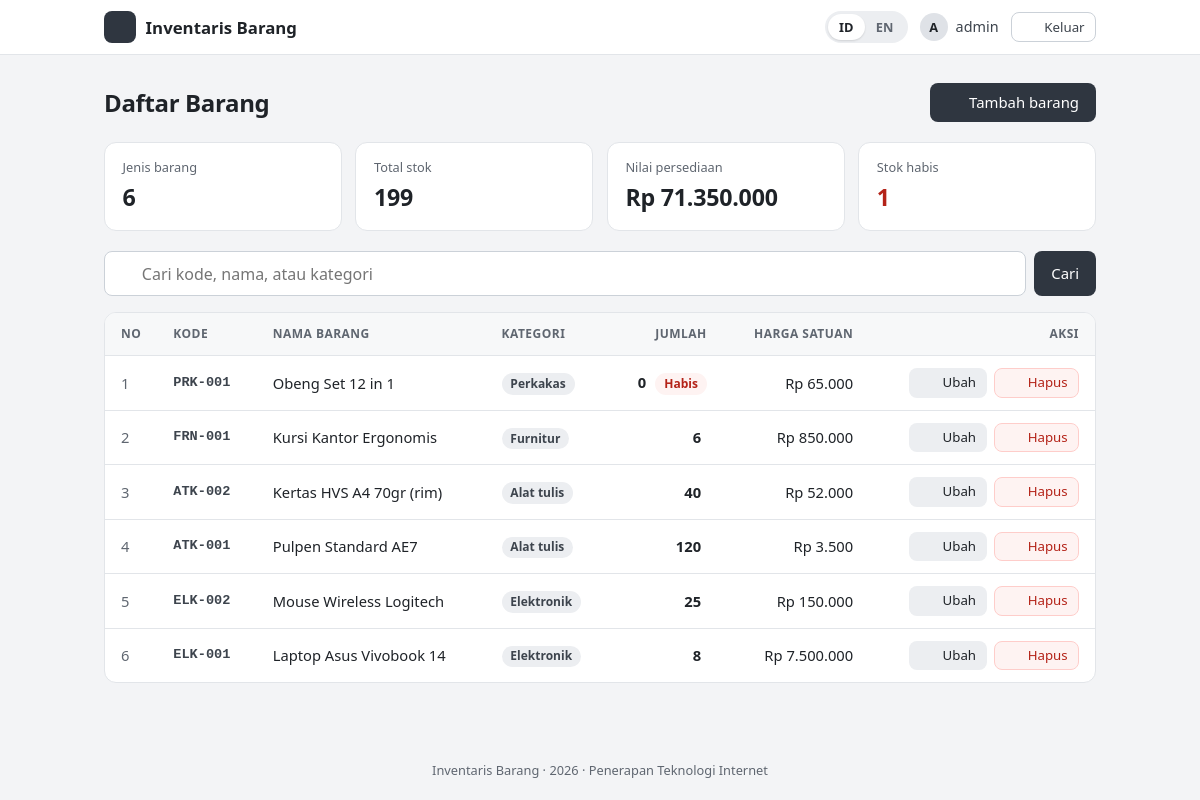
/index.php (signed in), run on the app's committed database.
### tables this page shows
CREATE TABLE barang (
  id          INT UNSIGNED NOT NULL AUTO_INCREMENT,
  kode_barang VARCHAR(20)  NOT NULL,
  nama_barang VARCHAR(100) NOT NULL,
  kategori    VARCHAR(30)  NOT NULL,
  jumlah      INT UNSIGNED NOT NULL DEFAULT 0,
  harga       INT UNSIGNED NOT NULL DEFAULT 0,
  created_at  TIMESTAMP    NOT NULL DEFAULT CURRENT_TIMESTAMP,
  updated_at  TIMESTAMP    NOT NULL DEFAULT CURRENT_TIMESTAMP ON UPDATE CURRENT_TIMESTAMP,
  PRIMARY KEY (id),
  UNIQUE KEY uq_barang_kode (kode_barang)
);

### includes/validasi.php (called while the page is built, shortened)
<?php
function daftar_kategori(): array
{
    return [
        'Elektronik' => 'cat_elektronik',
        'Alat Tulis' => 'cat_alat_tulis',
        'Furnitur'   => 'cat_furnitur',
        'Perkakas'   => 'cat_perkakas',
        'Lainnya'    => 'cat_lainnya',
    ];
}

### index.php (the view, shortened to what this page needs)
<?php
require_once __DIR__ . '/includes/auth.php';
require_once __DIR__ . '/includes/validasi.php';
$q = trim($_GET['q'] ?? '');
if ($q !== '') {
    $like = '%' . $q . '%';
    $stmt = $conn->prepare('SELECT * FROM barang WHERE kode_barang LIKE ? OR nama_barang LIKE ? OR kategori LIKE ? ORDER BY id DESC');
    $stmt->bind_param('sss', $like, $like, $like);
} else {
    $stmt = $conn->prepare('SELECT * FROM barang ORDER BY id DESC');
}
$stmt->execute();
$rows = $stmt->get_result()->fetch_all(MYSQLI_ASSOC);
$ringkas = $conn->query(
    'SELECT COUNT(*) AS jenis, COALESCE(SUM(jumlah),0) AS stok,
            COALESCE(SUM(jumlah*harga),0) AS nilai, COALESCE(SUM(jumlah=0),0) AS habis
     FROM barang'
)->fetch_assoc();
$kat_map = daftar_kategori();
include __DIR__ . '/includes/header.php';
?>
<div class="page-head">
    <h1><?= e(t('list_title')) ?></h1>
    <a href="tambah.php" class="btn btn-primary"><?= icon('plus') ?><span><?= e(t('btn_add')) ?></span></a>
</div>
<section class="stats">
    <div class="stat"><span class="stat-label"><?= e(t('stat_items')) ?></span><span class="stat-value"><?= (int)$ringkas['jenis'] ?></span></div>
    <div class="stat"><span class="stat-label"><?= e(t('stat_stock')) ?></span><span class="stat-value"><?= number_format((int)$ringkas['stok'], 0, ',', '.') ?></span></div>
    <div class="stat"><span class="stat-label"><?= e(t('stat_value')) ?></span><span class="stat-value"><?= e(rupiah($ringkas['nilai'])) ?></span></div>
    <div class="stat"><span class="stat-label"><?= e(t('stat_empty')) ?></span><span class="stat-value <?= (int)$ringkas['habis'] > 0 ? 'text-danger' : '' ?>"><?= (int)$ringkas['habis'] ?></span></div>
</section>
<form method="GET" action="index.php" class="searchbar">
    <div class="search-field">
        <?= icon('search') ?>
        <input type="search" name="q" value="<?= e($q) ?>" placeholder="<?= e(t('search_ph')) ?>" aria-label="<?= e(t('search_ph')) ?>">
    </div>
    <button type="submit" class="btn btn-primary"><?= e(t('btn_search')) ?></button>
</form>
<div class="table-wrap">
<table class="table">
    <thead>
        <tr>
            <th><?= e(t('col_no')) ?></th>
            <th><?= e(t('col_code')) ?></th>
            <th><?= e(t('col_name')) ?></th>
            <th><?= e(t('col_category')) ?></th>
            <th class="num"><?= e(t('col_qty')) ?></th>
            <th class="num"><?= e(t('col_price')) ?></th>
            <th class="th-actions"><?= e(t('col_action')) ?></th>
        </tr>
    </thead>
    <tbody>
    <?php foreach ($rows as $i => $r): ?>
        <?php $jml = (int)$r['jumlah']; ?>
        <tr>
            <td class="no" data-label="<?= e(t('col_no')) ?>"><?= $i + 1 ?></td>
            <td class="code" data-label="<?= e(t('col_code')) ?>"><?= e($r['kode_barang']) ?></td>
            <td class="nama" data-label="<?= e(t('col_name')) ?>"><?= e($r['nama_barang']) ?></td>
            <td data-label="<?= e(t('col_category')) ?>"><span class="badge"><?= e(isset($kat_map[$r['kategori']]) ? t($kat_map[$r['kategori']]) : $r['kategori']) ?></span></td>
            <td class="num" data-label="<?= e(t('col_qty')) ?>">
                <span class="qty"><?= $jml ?></span>
                <?php if ($jml === 0): ?>
                    <span class="badge badge-out"><?= e(t('status_out')) ?></span>
                <?php elseif ($jml <= STOK_MENIPIS): ?>
                    <span class="badge badge-low"><?= e(t('status_low')) ?></span>
                <?php endif; ?>
            </td>
            <td class="num" data-label="<?= e(t('col_price')) ?>"><?= e(rupiah($r['harga'])) ?></td>
            <td class="row-actions" data-label="<?= e(t('col_action')) ?>">
                <div class="act">
                    <a class="btn btn-sm btn-soft" href="edit.php?id=<?= (int)$r['id'] ?>"><?= icon('edit') ?><span><?= e(t('btn_edit')) ?></span></a>
                    <form method="POST" action="hapus.php" onsubmit="return confirm('<?= e(addslashes(t('confirm_delete'))) ?>');">
                        <button type="submit" class="btn btn-sm btn-danger-soft"><?= icon('trash') ?><span><?= e(t('btn_delete')) ?></span></button>
                    </form>
                </div>
            </td>
        </tr>
    <?php endforeach; ?>
    </tbody>
</table>
</div>
<?php include __DIR__ . '/includes/footer.php'; ?>

### includes/header.php (shortened to what this page needs)
<?php
$tampil_nav = $tampil_nav ?? true;
$body_class = $body_class ?? '';
$halaman_ini = basename($_SERVER['SCRIPT_NAME']);
$balik = $halaman_ini . (!empty($_SERVER['QUERY_STRING']) ? '?' . $_SERVER['QUERY_STRING'] : '');
$inisial = strtoupper(mb_substr($_SESSION['username'] ?? '', 0, 1));
?>
<!DOCTYPE html>
<html lang="<?= e($_SESSION['lang']) ?>">
<head>
    <link rel="stylesheet" href="assets/style.css">
</head>
<body class="<?= e($body_class) ?>">
<header class="topbar">
    <div class="topbar-in">
        <a class="brand" href="index.php">
            <span class="brand-mark"><?= icon('box') ?></span>
            <span><?= e(t('app_name')) ?></span>
        </a>
        <nav class="topnav">
            <span class="lang-switch" role="group" aria-label="<?= e(t('lang_label')) ?>">
                <a href="ganti_bahasa.php?lang=id&amp;back=<?= urlencode($balik) ?>" class="<?= $_SESSION['lang'] === 'id' ? 'active' : '' ?>">ID</a>
                <a href="ganti_bahasa.php?lang=en&amp;back=<?= urlencode($balik) ?>" class="<?= $_SESSION['lang'] === 'en' ? 'active' : '' ?>">EN</a>
            </span>
            <?php if ($tampil_nav && !empty($_SESSION['login'])): ?>
                <span class="userchip">
                    <span class="avatar"><?= e($inisial) ?></span>
                    <span class="uname"><?= e($_SESSION['username'] ?? '') ?></span>
                </span>
                <a class="btn btn-ghost btn-sm" href="logout.php"><?= icon('logout') ?><span><?= e(t('nav_logout')) ?></span></a>
            <?php endif; ?>
        </nav>
    </div>
</header>
<main class="container">

### includes/init.php (shortened to what this page needs)
<?php
$LANG = require __DIR__ . '/../lang/' . $_SESSION['lang'] . '.php';
function t(string $key): string
{
    global $LANG;
    return $LANG[$key] ?? $key;
}
function e($value): string
{
    return htmlspecialchars((string)$value, ENT_QUOTES, 'UTF-8');
}
function rupiah($angka): string
{
    return 'Rp ' . number_format((int)$angka, 0, ',', '.');
}
function icon(string $name): string
{
    $p = [
        'plus'       => '<path d="M12 5v14M5 12h14"/>',
        'search'     => '<circle cx="11" cy="11" r="7"/><path d="m20 20-3.5-3.5"/>',
        'edit'       => '<path d="M12 20h9"/><path d="M16.5 3.5a2.1 2.1 0 0 1 3 3L7 19l-4 1 1-4Z"/>',
        'trash'      => '<path d="M3 6h18"/><path d="M8 6V4h8v2"/><path d="M19 6l-1 14H6L5 6"/><path d="M10 11v6M14 11v6"/>',
        'logout'     => '<path d="M9 21H5a2 2 0 0 1-2-2V5a2 2 0 0 1 2-2h4"/><path d="m16 17 5-5-5-5"/><path d="M21 12H9"/>',
        'box'        => '<path d="M21 8 12 3 3 8v8l9 5 9-5Z"/><path d="m3 8 9 5 9-5"/><path d="M12 13v8"/>',
        'arrow-left' => '<path d="M19 12H5"/><path d="m12 19-7-7 7-7"/>',
        'alert'      => '<circle cx="12" cy="12" r="9"/><path d="M12 8v5M12 16h.01"/>',
        'check'      => '<circle cx="12" cy="12" r="9"/><path d="m8 12 3 3 5-6"/>',
    ];
    return '<svg class="ico" viewBox="0 0 24 24" width="16" height="16" fill="none" stroke="currentColor" '
         . 'stroke-width="2" stroke-linecap="round" stroke-linejoin="round" aria-hidden="true">'
         . ($p[$name] ?? '') . '</svg>';
}

### includes/footer.php
</main>
<footer class="footer">
    <?= e(t('app_name')) ?> &middot; <?= date('Y') ?> &middot; Penerapan Teknologi Internet
</footer>
</body>
</html>

### data on the page
barang: kode_barang "PRK-001", nama_barang "Obeng Set 12 in 1", kategori "Perkakas", jumlah "0", harga "Rp 65.000"
barang: kode_barang "FRN-001", nama_barang "Kursi Kantor Ergonomis", kategori "Furnitur", jumlah "6", harga "Rp 850.000"
barang: kode_barang "ATK-002", nama_barang "Kertas HVS A4 70gr (rim)", kategori "Alat tulis", jumlah "40", harga "Rp 52.000"
barang: kode_barang "ATK-001", nama_barang "Pulpen Standard AE7", kategori "Alat tulis", jumlah "120", harga "Rp 3.500"
barang: kode_barang "ELK-002", nama_barang "Mouse Wireless Logitech", kategori "Elektronik", jumlah "25", harga "Rp 150.000"
barang: kode_barang "ELK-001", nama_barang "Laptop Asus Vivobook 14", kategori "Elektronik", jumlah "8", harga "Rp 7.500.000"

### other printed values
t('app_name') "Inventaris Barang"
$inisial "A"
$_SESSION['username'] "admin"
t('nav_logout') "Keluar"
t('list_title') "Daftar Barang"
t('btn_add') "Tambah barang"
t('stat_items') "Jenis barang"
$ringkas['jenis'] "6"
t('stat_stock') "Total stok"
$ringkas['stok'] "199"
t('stat_value') "Nilai persediaan"
rupiah($ringkas['nilai']) "Rp 71.350.000"
t('stat_empty') "Stok habis"
$ringkas['habis'] "1"
t('btn_search') "Cari"
